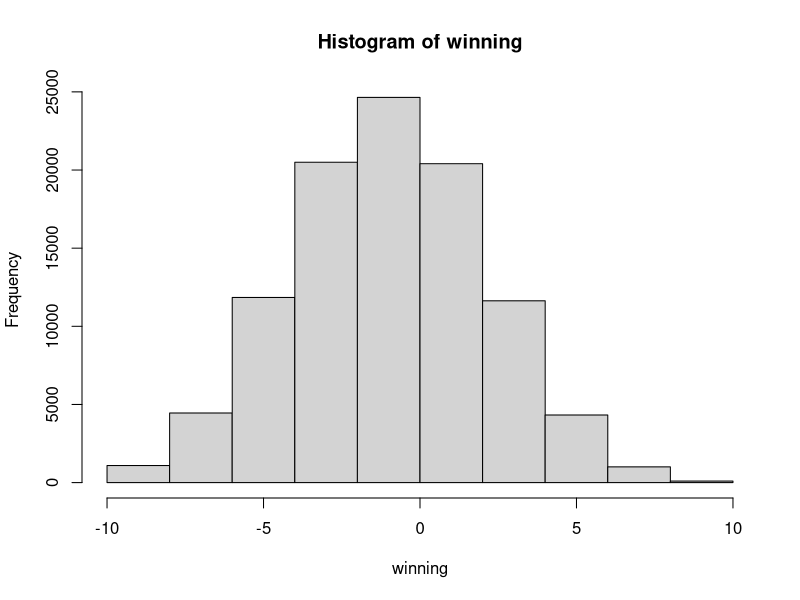
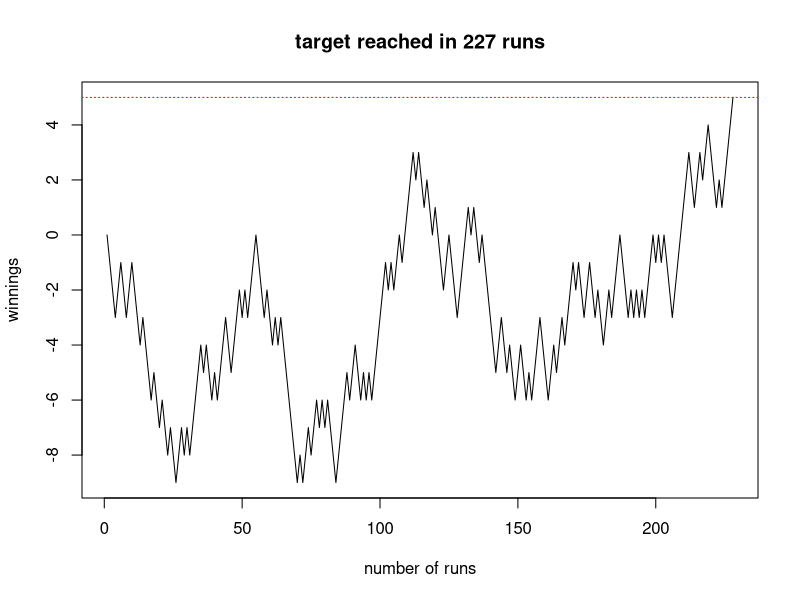

These figures' R source, in order:
#-----------------------------------------------------------#
# Example 1: number of heads in two coin tosses
#-----------------------------------------------------------#
nsim=10000
result=rep(NA,nsim)

for(i in 1:nsim){
  toss1=sample(x=c('H','T'),size=1)
  toss2=sample(x=c('H','T'),size=1)
  
  #save total number of heads in each simulation
  result[i]=(toss1=='H')+(toss2=='H')
}

table(result)/nsim



#-----------------------------------------------------------#
# Example 2: pair of six
#-----------------------------------------------------------#
nsim=10000
result=rep(NA,nsim)

for(i in 1:nsim){
  roll1=sample(x=c(1:6),size=10,replace=T)
  roll2=sample(x=c(1:6),size=10,replace=T)
  
  #save win/lose in each simulation
  if(max(roll1+roll2)==12){
    result[i]='win'   #win if pair of six showed up
  }else{
    result[i]='lose'
  }
}

table(result)/nsim


#-----------------------------------------------------------#
# Example 3: heads or tails, distribution of winning
#-----------------------------------------------------------#
nsim=100000
ngame=10

# store the results for each simulation
winning=rep(NA,nsim)

for(i in 1:nsim){
  #result of one game
  one.game=sample(c(-1,1),size=ngame,replace=T)
  winning[i]=sum(one.game)
}

# visualize result
hist(winning,nclass=10)


#-----------------------------------------------------------#
# Example 3: heads or tails, game length
#-----------------------------------------------------------#
target=5  #target winning
current=0  #starting winning
num.game=0
current.trace=current #save the winning trajectory for plotting

while((current<target)&(num.game<10000)){
    num.game=num.game+1
    current=current + sample(c(-1,1),size=1,replace=T)
    current.trace=c(current.trace,current)
}

# visualize result
if(num.game>=10000){
  mytitle='did not reach target in 10000 runs'
}else{
  mytitle=paste('target reached in',num.game,'runs')
}
plot(current.trace,type='l',main=mytitle,
     xlab='number of runs',
     ylab='winnings')
abline(h=target,lty='dotted',col='red')